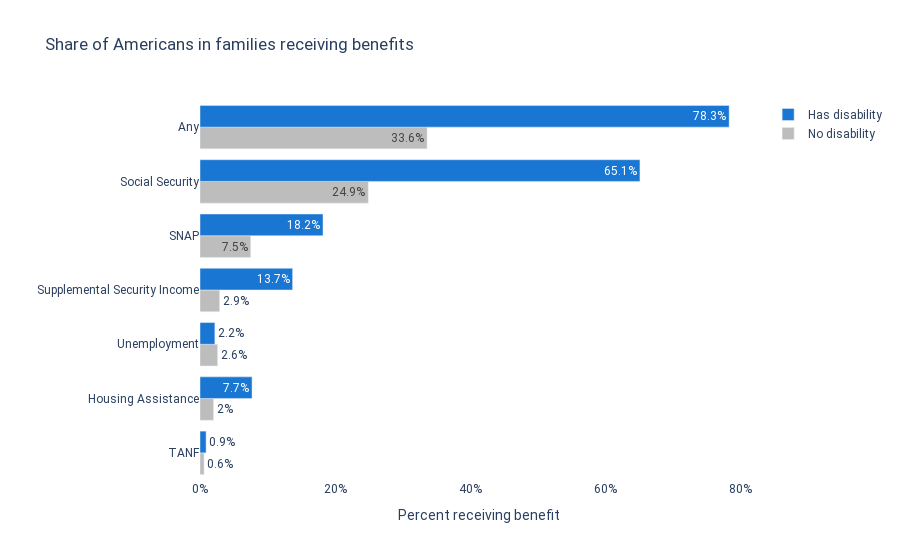

The notebook cell saved with this chart:
### Markdown cell above
As the Americans with Disabilities Act reaches its 30th anniversary, we wanted to look beyond the workplace to poverty, safety net programs, and basic income. Today, more than 1 in 5 Americans with disabilities live below the poverty threshold, nearly twice the rate of Americans without disabilities.

While America provides some income support to its citizens with disabilities through Supplemental Security Income (SSI) and Social Security Disability Insurance (SSDI), these programs inevitably leave many out.  Today, 22% of households with people with disabilities do not receive any federal government assistance.  Further, just 14% of households of families where someone is disabled collected SSI, a program “designed to help aged, blind, and [disabled people](https://www.ssa.gov/ssi/), who have little or no income.”  Unemployment insurance was the only program in our analysis that was more likely to go to families without people with disabilities

### Code cell
### LOAD PACKAGES ####

import pandas as pd
import plotly.express as px
import microdf as mdf
import numpy as np

### COLORS ###

# Colors from https://material.io/design/color/the-color-system.html
BLUE = '#1976D2'
DARK_BLUE = '#0D47A1'
BARELY_BLUE = '#E3F2FD'
GRAY = '#BDBDBD'


### LOAD DATA ###

person_raw = pd.read_csv('https://github.com/MaxGhenis/datarepo/raw/master/pppub19.csv.gz',
                         usecols=['MARSUPWT', 'SPM_ID', 'SPM_RESOURCES',
                                  'SPM_POVTHRESHOLD', 'A_AGE', 'PEDISDRS',
                                  'PEDISEAR', 'PEDISEYE', 'PEDISOUT',
                                  'PEDISPHY', 'PEDISREM', 'SPM_NUMPER',
                                  'SS_VAL', 'SSI_VAL', 'SPM_SNAPSUB',
                                  'PAW_TYP', 'SPM_CAPHOUSESUB', 'UC_VAL'])

### PREPROCESS ###

person = person_raw.copy(deep = True)
person.columns = person.columns.str.lower()
person['weight'] = person.marsupwt / 100
# Create a new dataframe that only includes adults.
adults = person[person['a_age'] > 17].copy(deep=True)

# Create a column that shows if people have any disabilities.
adults['any_disability'] = ((adults.pedisdrs == 1) | 
                            (adults.pedisear == 1) | 
                            (adults.pediseye == 1) |
                            (adults.pedisout == 1) | 
                            (adults.pedisphy == 1) |
                            (adults.pedisrem == 1))

# Map the ASEC codes to disability types.
PWD_MAP = ({'pedisdrs': 'Self-care',
            'pedisear': 'Hearing',
            'pediseye': 'Vision',
            'pedisout': 'Mobility',
            'pedisphy': 'Physical',
            'pedisrem': 'Cognitive',
            'any_disability': 'Any'
           })

# group individual questions by spm group
adults['got_tanf'] = np.where(adults.paw_typ == 1, 1, 0)
PERSON_SPM_COLS = ['ss_val', 'ssi_val', 'uc_val', 'got_tanf']
groups = adults.groupby('spm_id')[PERSON_SPM_COLS].sum()
groups.columns = ['spm_' + i for i in PERSON_SPM_COLS]
adults2 = adults.merge(groups, left_on='spm_id', right_index=True)
# Also look into OI_OFF column: Value 3 = AFDC

# All PWD records.
adults_pwd = adults2[adults2.any_disability]

# Note these columns don't represent anything consistent
# except that >0 values indicate that the SPM unit received it.

# create a columns map
BEN_MAP = ({'spm_ss_val': 'Social Security', 
            'spm_ssi_val': 'Supplemental Security Income',
            'spm_got_tanf': 'TANF',
            'spm_uc_val': 'Unemployment',
            'spm_snapsub': 'SNAP',
            'spm_caphousesub': 'Housing Assistance',
            'spm_any_ben': 'Any'
            })

# Sum up all columns except the last (which is any, itself).
adults2['spm_any_ben'] = adults2[list(BEN_MAP.keys())[:-1]].sum(axis=1)


# Create a function that calculates percent of people with disabilities
# receiving each benefit.
def percent_bens(ben_column, has_disability):
    target_adults = adults2[adults2.any_disability == has_disability]
    total_w_ben = ((target_adults[ben_column] > 0) * target_adults.weight)
    return ((total_w_ben.sum() / target_adults.weight.sum()) * 100).round(1)

def percent_bens_row(row):
    return percent_bens(row.ben_column, row.has_disability)

benefits = mdf.cartesian_product({'ben_column': BEN_MAP.keys(),
                                  'has_disability': [True, False]
                                  })

benefits['percentage'] = benefits.apply(percent_bens_row, axis=1)
benefits['benefit'] = benefits.ben_column.map(BEN_MAP)
benefits = (benefits.sort_values(['percentage','benefit'],
                               ascending=(True, True)))
benefits['disability_text'] = np.where(benefits.has_disability,
                                       'Has disability', 'No disability')

fig = px.bar(benefits, x='percentage', y='benefit', color='disability_text',
             labels={'percentage': 'Percent receiving benefit',
                      'benefit': 'Benefit'},
             title='Share of Americans in families receiving benefits',
             text='percentage',
             orientation='h',
             barmode='group',
             color_discrete_map={'Has disability': BLUE, 'No disability': GRAY}
)

fig.update_layout(barmode='group',
                  font=dict(family='Roboto'),
                  plot_bgcolor='white',
                  yaxis_title='',
                  legend_title='',
                  xaxis_ticksuffix='%',
                  legend={'traceorder': 'reversed'}
                 )

fig.update_traces(texttemplate='%{text}%')

fig.show(config={'displayModeBar': False})

### Figure 1 — Plotly figure (JSON) as saved in the notebook; plotly's stock layout.template omitted (floating-point values rounded to 4 significant figures)
{"data": [{"alignmentgroup": "True", "hovertemplate": "disability_text=No disability<br>Percent receiving benefit=%{text}<br>Benefit=%{y}<extra></extra>", "legendgroup": "No disability", "marker": {"color": "#BDBDBD"}, "name": "No disability", "offsetgroup": "No disability", "orientation": "h", "showlegend": true, "text": [0.6, 2, 2.6, 2.9, 7.5, 24.9, 33.6], "textposition": "auto", "texttemplate": "%{text}%", "type": "bar", "x": [0.6, 2, 2.6, 2.9, 7.5, 24.9, 33.6], "xaxis": "x", "y": ["TANF", "Housing Assistance", "Unemployment", "Supplemental Security Income", "SNAP", "Social Security", "Any"], "yaxis": "y"}, {"alignmentgroup": "True", "hovertemplate": "disability_text=Has disability<br>Percent receiving benefit=%{text}<br>Benefit=%{y}<extra></extra>", "legendgroup": "Has disability", "marker": {"color": "#1976D2"}, "name": "Has disability", "offsetgroup": "Has disability", "orientation": "h", "showlegend": true, "text": [0.9, 2.2, 7.7, 13.7, 18.2, 65.1, 78.3], "textposition": "auto", "texttemplate": "%{text}%", "type": "bar", "x": [0.9, 2.2, 7.7, 13.7, 18.2, 65.1, 78.3], "xaxis": "x", "y": ["TANF", "Unemployment", "Housing Assistance", "Supplemental Security Income", "SNAP", "Social Security", "Any"], "yaxis": "y"}], "layout": {"barmode": "group", "font": {"family": "Roboto"}, "legend": {"title": {"text": ""}, "tracegroupgap": 0, "traceorder": "reversed"}, "plot_bgcolor": "white", "title": {"text": "Share of Americans in families receiving benefits"}, "xaxis": {"anchor": "y", "domain": [0, 1], "ticksuffix": "%", "title": {"text": "Percent receiving benefit"}}, "yaxis": {"anchor": "x", "domain": [0, 1], "title": {"text": ""}}}}
